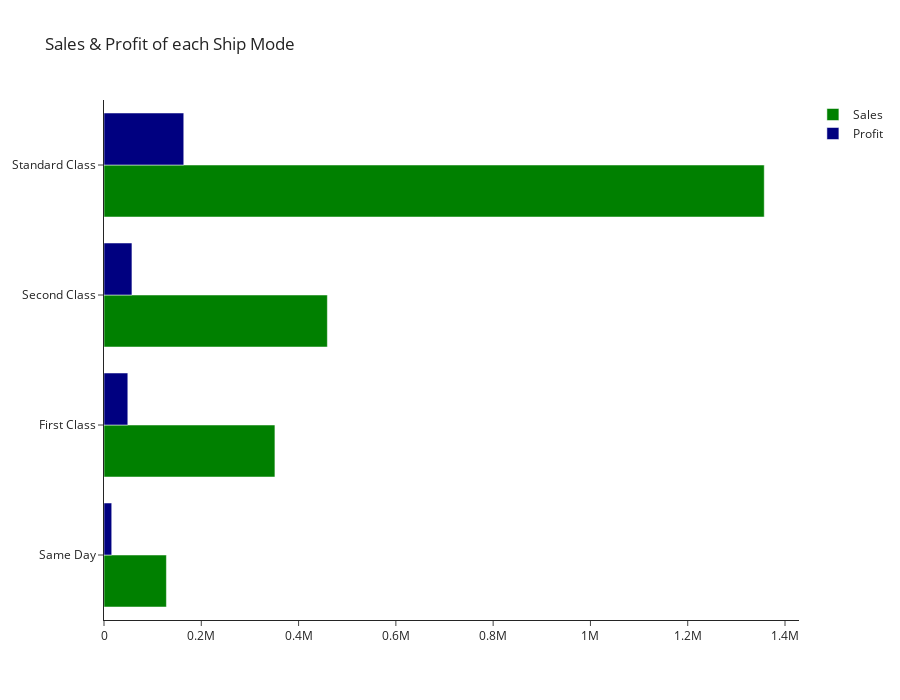

Notebook code cell kept with this figure:
### Markdown cell above
#### Observation:
1. Supplies, Bookcases, tables are contributing more loss for the store. These product's losses will affect the over all profit of store
2. Sale of the Fasteners, labels, art are less compare to other products

### Code cell
d = []
for i in data['Ship Mode'].unique():
    sales = round(data[data['Ship Mode']==i]['Sales'].sum(),2)
    profit = round(data[data['Ship Mode']==i]['Profit'].sum(),2)
    d.append([i,sales,profit])
temp = pd.DataFrame(d,columns=['Ship Mode','Sales','Profit'])
temp = temp.sort_values('Sales',ascending=True)

fig = go.Figure(data=[go.Bar(name='Sales',x=temp['Sales'],y=temp['Ship Mode'],orientation='h',marker_color = 'green'),
                      go.Bar(name='Profit',x=temp['Profit'],y=temp['Ship Mode'],orientation='h',marker_color = 'navy')])
fig.update_layout(template='simple_white',title='Sales & Profit of each Ship Mode',height=700) #barmode='stack'
fig.show()

### Figure 1 — Plotly figure (JSON) as saved in the notebook; plotly's stock layout.template omitted (floating-point values rounded to 4 significant figures)
{"data": [{"marker": {"color": "green"}, "name": "Sales", "orientation": "h", "type": "bar", "x": [128300.0, 351400.0, 459200.0, 1357000.0], "y": ["Same Day", "First Class", "Second Class", "Standard Class"]}, {"marker": {"color": "navy"}, "name": "Profit", "orientation": "h", "type": "bar", "x": [15870.0, 48950.0, 57450.0, 164000.0], "y": ["Same Day", "First Class", "Second Class", "Standard Class"]}], "layout": {"height": 700, "title": {"text": "Sales & Profit of each Ship Mode"}}}
